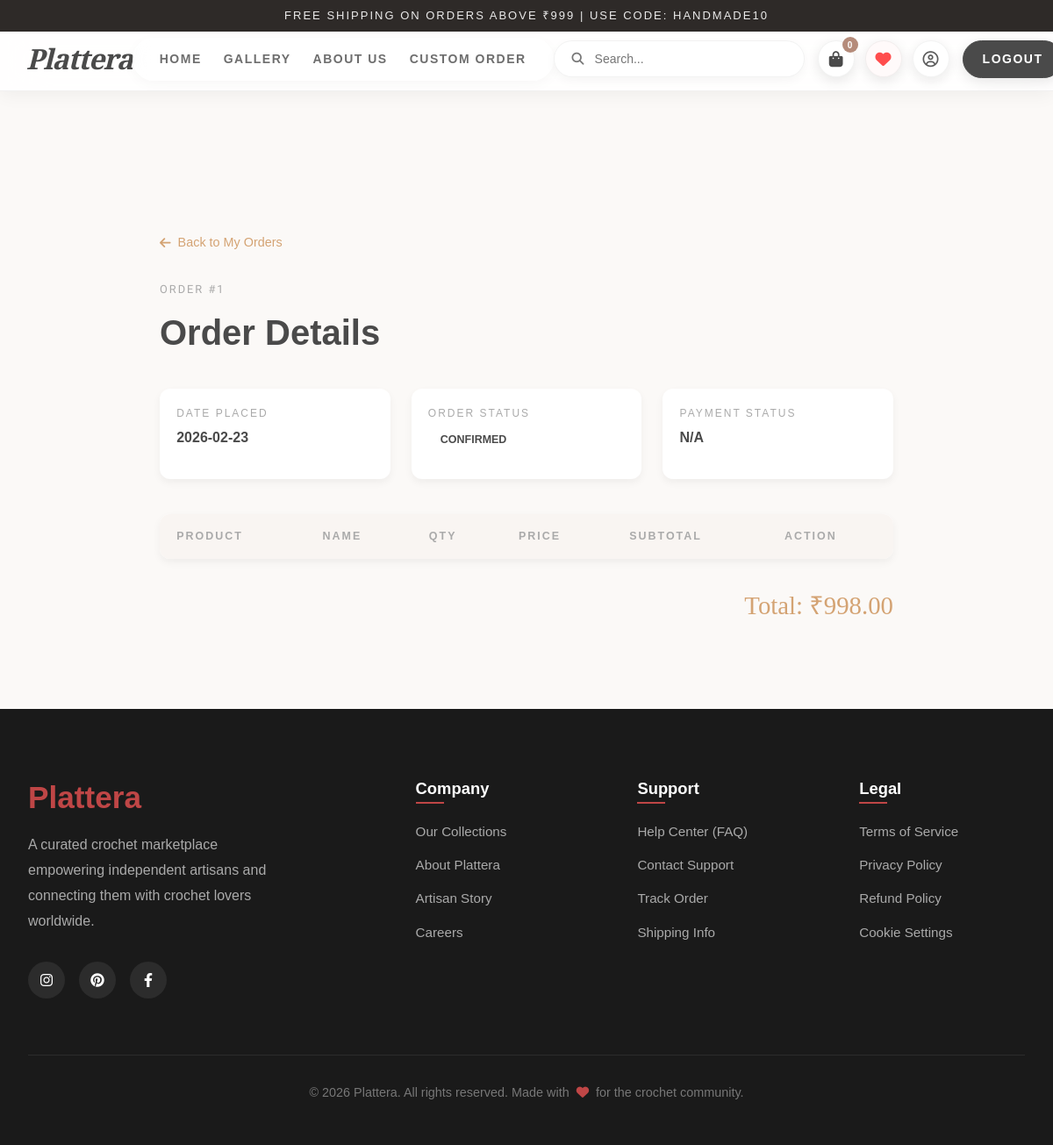
/orders/1 (signed in), run on the app's committed database.
### tables this page shows
CREATE TABLE orders (
        order_id INTEGER PRIMARY KEY AUTOINCREMENT,
        u_id INTEGER,
        total_amount REAL,
        order_status TEXT DEFAULT 'pending',
        created_at TIMESTAMP DEFAULT CURRENT_TIMESTAMP, shipping_address TEXT, payment_method TEXT, razorpay_order_id TEXT, razorpay_payment_id TEXT, razorpay_signature TEXT, seller_id INTEGER REFERENCES users(u_id), coupon_used TEXT, discount_amount REAL,
        FOREIGN KEY (u_id) REFERENCES users(u_id)
    );

### blueprints/order.py (the view)
@order_bp.route('/<int:order_id>')
@login_required
def order_detail(order_id):
    order = query_db('''
        SELECT o.order_id, o.total_amount, o.order_status,
               o.created_at, o.shipping_address, o.payment_method
        FROM orders o
        WHERE o.order_id = ? AND o.u_id = ?
    ''', [order_id, current_user.u_id], one=True)
    if not order:
        flash('Order not found.', 'error')
        return redirect(url_for('order.order_history'))
    items = query_db('''
        SELECT oi.quantity, oi.price,
               COALESCE(p.p_name, oi.product_name) as product_name, p.p_id,
               COALESCE((SELECT image_url FROM product_images WHERE p_id = p.p_id LIMIT 1), cr.reference_image) as image_url
        FROM order_items oi
        LEFT JOIN products p ON oi.p_id = p.p_id
        LEFT JOIN custom_requests cr ON oi.custom_request_id = cr.cr_id
        WHERE oi.order_id = ?
    ''', [order_id])
    return render_template('order/order_detail.html', order=order, items=items)

### db.py (called while the page is built)
def get_db():
    if 'db' not in g:
        g.db = sqlite3.connect(DATABASE)
        g.db.row_factory = sqlite3.Row
    return g.db

def query_db(query, args=(), one=False):
    cur = get_db().execute(query, args)
    rv = cur.fetchall()
    cur.close()
    return (rv[0] if rv else None) if one else rv

### models.py (called while the page is built)
    @staticmethod
    def get(user_id):
        row = query_db(
            'SELECT u_id, u_name, u_email, u_role, approval_status, phone_number, first_name, last_name, created_at FROM users WHERE u_id = ?',
            [user_id], one=True
        )
        if row is None:
            return None
        return User(
            u_id=row['u_id'],
            u_name=row['u_name'],
            u_email=row['u_email'],
            u_role=row['u_role'],
            approval_status=row['approval_status'],
            phone_number=row['phone_number'],
            first_name=row['first_name'],
            last_name=row['last_name'],
            created_at=row['created_at']
        )

### templates/order/order_detail.html (shortened to what this page needs)
{% extends "base.html" %}
{% block content %}
<div class="order-detail-page">
    <a href="{{ url_for('order.order_history') }}" class="back-link"><i class="fas fa-arrow-left"></i> Back to My
        Orders</a>
    <div class="order-header">
        <p class="order-number">Order #{{ order['order_id'] }}</p>
        <h1>Order Details</h1>
    </div>
    <div class="order-info-grid">
        <div class="info-box">
            <p class="info-label">Date Placed</p>
            <p class="info-value">{{ order['created_at'][:10] }}</p>
        </div>
        <div class="info-box">
            <p class="info-label">Order Status</p>
            <span class="status-pill st-{{ order['order_status'] }}">{{ order['order_status']|capitalize }}</span>
        </div>
        <div class="info-box">
            <p class="info-label">Payment Status</p>
            <p class="info-value">{{ order['payment_method']|capitalize if order['payment_method'] else 'N/A' }}</p>
        </div>
    </div>
    <table class="items-table">
        <thead>
            <tr>
                <th>Product</th>
                <th>Name</th>
                <th>Qty</th>
                <th>Price</th>
                <th>Subtotal</th>
                <th>Action</th>
            </tr>
        </thead>
    </table>
    <div class="total-row">Total: ₹{{ "%.2f"|format(order['total_amount']|float) }}</div>
</div>
{% endblock %}

### templates/base.html (style rules this page uses)
:root { --primary: #b58b7a; --text-dark: #2e2a28; --font-heading: 'Crimson Pro', serif; --font-body: 'Tenor Sans', sans-serif; --container-width: 1280px; }
html { font-size: 100%; }
body { font-family: var(--font-body) !important; color: var(--text-dark); background-color: #fbf9f7; }
h1, h2, h3, h4, h5, h6 { font-family: var(--font-heading) !important; font-weight: 600; }

### templates/partials/header.html (style rules this page uses)
html { scroll-behavior: smooth; }
:root { --bg-color: #fbf9f7; --text-dark: #2e2a28; --text-light: #5d5d5d; --accent-brown: #b58b7a; --glass-bg: rgba(255, 255, 255, 0.25); --glass-border: rgba(255, 255, 255, 0.5); --glass-shadow: 0 8px 32px 0 rgba(31, 38, 135, 0.07); --font-heading: var(--font-heading, 'Crimson Pro', serif); --font-body: var(--font-body, 'Tenor Sans', sans-serif); --container-width: 1400px; --transition: all 0.4s ease; }
body { font-family: var(--font-body); color: var(--text-dark); background-color: var(--bg-color); }
a { text-decoration: none; color: inherit; transition: var(--transition); }

### templates/order/order_detail.html (style rules this page uses)
:root { --primary: #d4a373; --font-headings: 'Crimson Pro', serif; --font-body: 'Montserrat', sans-serif; --text-dark: #4a4a4a; --text-light: #777; }
.order-detail-page { max-width: 900px; margin: 0 auto; padding: 160px 2rem 6rem; }
.back-link { color: var(--primary); font-size: 0.9rem; display: inline-flex; align-items: center; gap: 0.5rem; margin-bottom: 2rem; transition: 0.3s; }
.order-header { margin-bottom: 2.5rem; }
.order-number { font-family: 'Tenor Sans', sans-serif; font-size: 0.8rem; letter-spacing: 2px; text-transform: uppercase; color: #aaa; }
.order-header h1 { font-family: var(--font-headings); font-size: 2.5rem; margin: 0.3rem 0; }
.order-info-grid { display: grid; grid-template-columns: repeat(auto-fit, minmax(180px, 1fr)); gap: 1.5rem; margin-bottom: 2.5rem; }
.info-box { background: white; border-radius: 12px; padding: 1.2rem; box-shadow: 0 4px 10px rgba(0, 0, 0, 0.05); }
.info-label { font-size: 0.75rem; letter-spacing: 2px; text-transform: uppercase; color: #aaa; margin-bottom: 0.4rem; }
.info-value { font-size: 1rem; font-weight: 600; color: var(--text-dark); }
.status-pill { display: inline-flex; align-items: center; gap: 5px; padding: 5px 14px; border-radius: 50px; font-size: 0.78rem; font-weight: 600; text-transform: uppercase; }
.items-table { width: 100%; border-collapse: collapse; background: white; border-radius: 12px; overflow: hidden; box-shadow: 0 4px 10px rgba(0, 0, 0, 0.05); margin-bottom: 2rem; }
.items-table th { background: #f9f5f2; padding: 1rem 1.2rem; text-align: left; font-size: 0.78rem; letter-spacing: 2px; text-transform: uppercase; color: #aaa; }
.total-row { text-align: right; font-family: var(--font-headings); font-size: 1.8rem; color: var(--primary); margin-top: 1rem; }

### data on the page
orders: order_id "1", created_at "2026-02-23", order_status "CONFIRMED", total_amount "998.00"

### other printed values
{{ cart_count }} "0"
